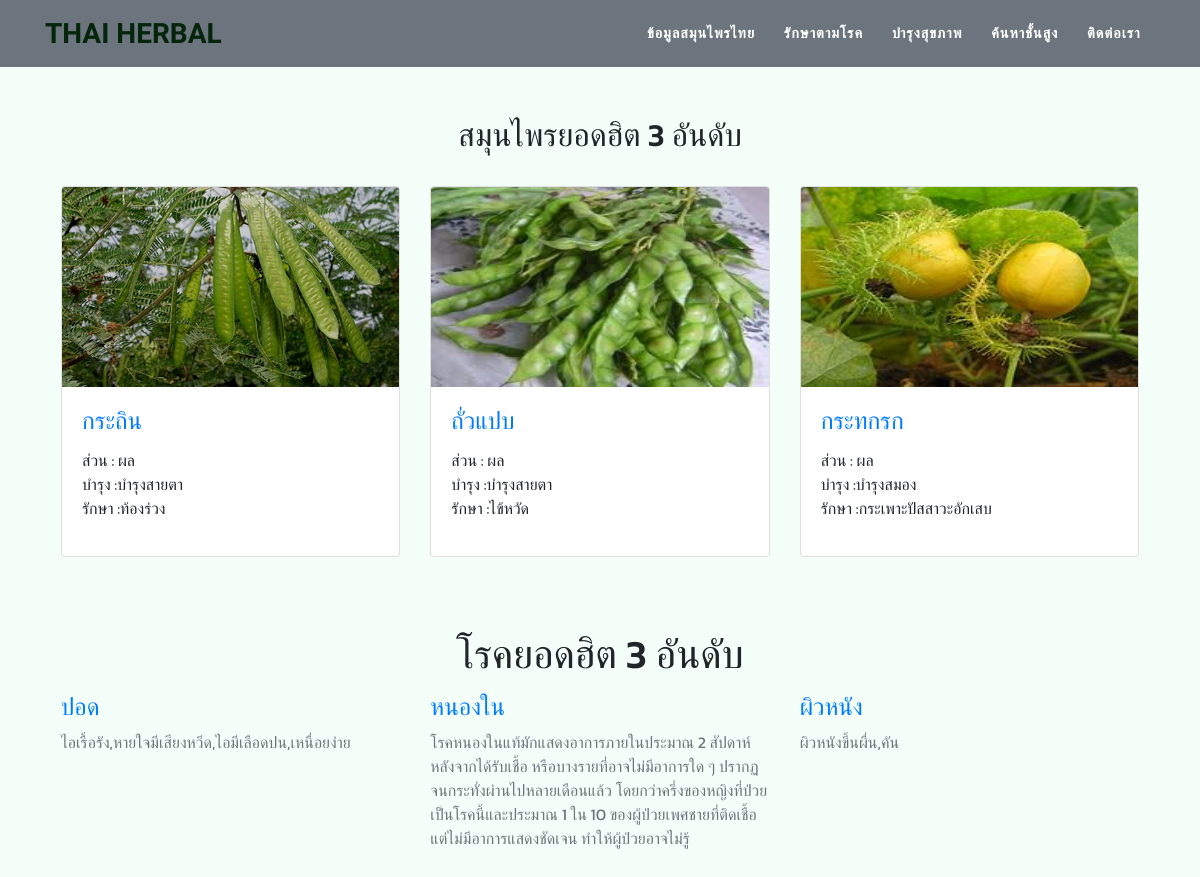
The page /User/index.php on the database its author committed.
### tables this page shows
CREATE TABLE `herb` (
  `Her_ID` smallint(5) NOT NULL,
  `Her_Name` varchar(50) DEFAULT NULL,
  `Her_Picture` varchar(255) DEFAULT NULL
);

CREATE TABLE `nature` (
  `Nat_ID` smallint(5) NOT NULL,
  `Nat_Nature` varchar(255) DEFAULT NULL
);

CREATE TABLE `herb_maintain` (
  `Hm_ID` smallint(5) NOT NULL,
  `Her_ID` smallint(5) NOT NULL,
  `Mai_ID` smallint(5) NOT NULL
);

CREATE TABLE `maintain` (
  `Mai_ID` smallint(5) NOT NULL,
  `Mai_Name` varchar(50) DEFAULT NULL
);

CREATE TABLE `herb_disease` (
  `Hd_ID` smallint(5) NOT NULL,
  `Her_ID` smallint(5) NOT NULL,
  `Dis_ID` smallint(5) NOT NULL
);

CREATE TABLE `disease` (
  `Dis_ID` smallint(5) NOT NULL,
  `Dis_Name` varchar(40) DEFAULT NULL,
  `Dis_symptom` varchar(255) DEFAULT NULL
);

CREATE TABLE `visit_disease` (
  `Vis_ID` int(5) NOT NULL,
  `Vis_Date` date NOT NULL,
  `Dis_ID` smallint(5) NOT NULL
);

### User/index.php (the view, shortened to what this page needs)
<?php
include 'php/connect.php';
?>
<!DOCTYPE html>
<html lang="en">
<head>
  <link href="vendor/bootstrap/css/bootstrap.min.css" rel="stylesheet">
  <link href="vendor/fontawesome-free/css/all.min.css" rel="stylesheet" type="text/css">
  <link href="css/agency.min.css" rel="stylesheet">
  <?php
  $sqlSearch = "SELECT * , count(count_herb.Her_ID)
  FROM herb INNER JOIN herb_nature ON  herb.Her_ID = herb_nature.Her_ID
  INNER JOIN nature ON herb_nature.Nat_ID = nature.Nat_ID INNER JOIN count_herb ON count_herb.Her_ID=herb.Her_ID
  GROUP BY count_herb.Her_ID  ORDER BY count(count_herb.Her_ID) DESC LIMIT 0,3";
  $querySearch = mysqli_query($link,$sqlSearch);
  $sqlSearch1 = "SELECT * , count(visit_disease.Dis_ID)
  FROM disease  INNER JOIN visit_disease ON visit_disease.Dis_ID=disease.Dis_ID
  GROUP BY visit_disease.Dis_ID ORDER BY count(visit_disease.Dis_ID) DESC LIMIT 0,3";
  $querySearch1 = mysqli_query($link,$sqlSearch1);
   ?>
</head>
<body id="page-top">
  <nav class="navbar navbar-expand-lg bg-secondary fixed-top text-uppercase" id="mainNav">
    <div class="container">
      <a class="navbar-brand js-scroll-trigger" href="#page-top">THAI HERBAL</a>
      <div class="collapse navbar-collapse" id="navbarResponsive">
        <ul class="navbar-nav text-uppercase ml-auto">
          <li class="nav-item">
            <a class="nav-link js-scroll-trigger" href="page/herbal.php">ข้อมูลสมุนไพรไทย</a>
          </li>
          <li class="nav-item">
            <a class="nav-link js-scroll-trigger" href="page/cure.php">รักษาตามโรค</a>
          </li>
          <li class="nav-item">
            <a class="nav-link js-scroll-trigger" href="page/maintain.php">บำรุงสุขภาพ</a>
          </li>
          <li class="nav-item">
            <a class="nav-link js-scroll-trigger" href="page/advanced_search.php">ค้นหาชั้นสูง</a>
          </li>
          <li class="nav-item">
            <a class="nav-link js-scroll-trigger" href="page/team.html">ติดต่อเรา</a>
          </li>
        </ul>
      </div>
    </div>
  </nav>
  <section id="herbal">
      <div class="container">
          <div class="row">
              <div class="col-lg-12 mx-auto">
                  <div class="modal-body">
                      <h2 style="text-align:center;">สมุนไพรยอดฮิต 3 อันดับ</h2>
                      <br>
                      <div class="row">
                          <?php
                          while($resultSearch=mysqli_fetch_array($querySearch,MYSQLI_ASSOC))
                          {
                            $herId = $resultSearch["Her_ID"];
                          ?>
                          <div class="col-lg-4 col-md-4 col-sm-4">
                              <div class="card h-100">
                                <a  href="selectedHerb.php?Her_ID=<?php echo $resultSearch["Her_ID"];?>">
                                      <img class="card-img-top" src="../Admin/img/imagesHerb/<?php echo $resultSearch['Her_Picture'];?>"alt="" width="200px"height="200px">
                                    </a>
                                    <div class="card-body">
                                        <h4 class="card-title">
                                            <a href="page/selectedHerb.php?Her_ID=<?php echo $resultSearch["Her_ID"];?>"><?php echo $resultSearch['Her_Name']; ?></a>
                                        </h4>
                                        <p class="leftmaintain">
                                          ส่วน : <?php echo $resultSearch["Nat_Nature"].'  '; ?></br>
                                          บำรุง :<?php
                                          $sql5 = "SELECT * FROM herb_maintain INNER JOIN maintain ON herb_maintain.Mai_ID = maintain.Mai_ID WHERE herb_maintain.Her_ID = $herId ";
                                          $query5 = mysqli_query($link,$sql5);
                                          while($result5 = mysqli_fetch_array($query5,MYSQLI_ASSOC))
                                          {
                                           echo $result5["Mai_Name"].'  ';
                                          } ?></br>
                                          รักษา :<?php
                                          $sql6 = "SELECT * FROM herb_disease INNER JOIN disease ON herb_disease.Dis_ID = disease.Dis_ID WHERE herb_disease.Her_ID = $herId ";
                                          $query6 = mysqli_query($link,$sql6);
                                          while($result6 = mysqli_fetch_array($query6,MYSQLI_ASSOC))
                                          {
                                          echo $result6["Dis_Name"].'  ';
                                           }?>
                                        </p>
                                    </div>
                              </div>
                            </div>
                        <?php } ?><div class="col-lg-12 col-sm-6 text-center mb-4 "></div>
                      </div>
                      <br><br>
                      <div class="col-lg-12 text-center">
                        <h2 class="section-heading text-uppercase">โรคยอดฮิต 3 อันดับ</h2>
                      </div>
                    <div class="row">
                      <?php
                      while($resultSearch1=mysqli_fetch_array($querySearch1,MYSQLI_ASSOC))
                      {
                      ?>
                      <div class="col-lg-4 col-md-4 col-sm-4">
                        <div class="portfolio-caption">
                          <a href="page/selectedDis.php?Dis_ID=<?php echo $resultSearch1["Dis_ID"];?>">
                          <h4><?php echo $resultSearch1['Dis_Name']; ?></h4>
                          <p class="text-muted"><?php echo $resultSearch1['Dis_symptom']?></p>
                            </a>
                        </div>
                      </div>
                    <?php } ?>
                    <div class="col-lg-12 col-sm-6 text-center mb-4 "></div>
                  </div>
                  </div>
              </div>
          </div>
      </div>
  </section>
</body>
</html>

### rows shown on the page
herb: Her_Picture (picture), Her_Name "กระถิน", nature.Nat_Nature "ผล"
herb_maintain: Mai_ID.Mai_Name "บำรุงสายตา"
herb_disease: Dis_ID.Dis_Name "ท้องร่วง"
herb: Her_Picture (picture), Her_Name "ถั่วแปบ", nature.Nat_Nature "ผล"
herb_maintain: Mai_ID.Mai_Name "บำรุงสายตา"
herb_disease: Dis_ID.Dis_Name "ไข้หวัด"
herb: Her_Picture (picture), Her_Name "กระทกรก", nature.Nat_Nature "ผล"
herb_maintain: Mai_ID.Mai_Name "บำรุงสมอง"
herb_disease: Dis_ID.Dis_Name "กระเพาะปัสสาวะอักเสบ"
visit_disease: Dis_ID.Dis_Name "ปอด", Dis_ID.Dis_symptom "ไอเรื้อรัง,หายใจมีเสียงหวีด,ไอมีเลือดปน,เหนื่อยง่าย"
visit_disease: Dis_ID.Dis_Name "หนองใน", Dis_ID.Dis_symptom "โรคหนองในแท้มักแสดงอาการภายในประมาณ 2 สัปดาห์หลังจากได้รับเชื้อ หรือบางรายที่อาจไม่มีอาการใด ๆ ปรากฏจนกระทั่งผ่านไปหลายเดือนแล้ว โดยกว่าครึ่งของหญิงที่ป่วยเป็นโรคนี้และประมาณ 1 ใน 10 ของผู้ป่วยเพศชายที่ติดเชื้อแต่ไม่มีอาการแสดงชัดเจน ทำให้ผู้ป่วยอาจไม่รู้"
visit_disease: Dis_ID.Dis_Name "ผิวหนัง", Dis_ID.Dis_symptom "ผิวหนังขึ้นผื่น,คัน"
